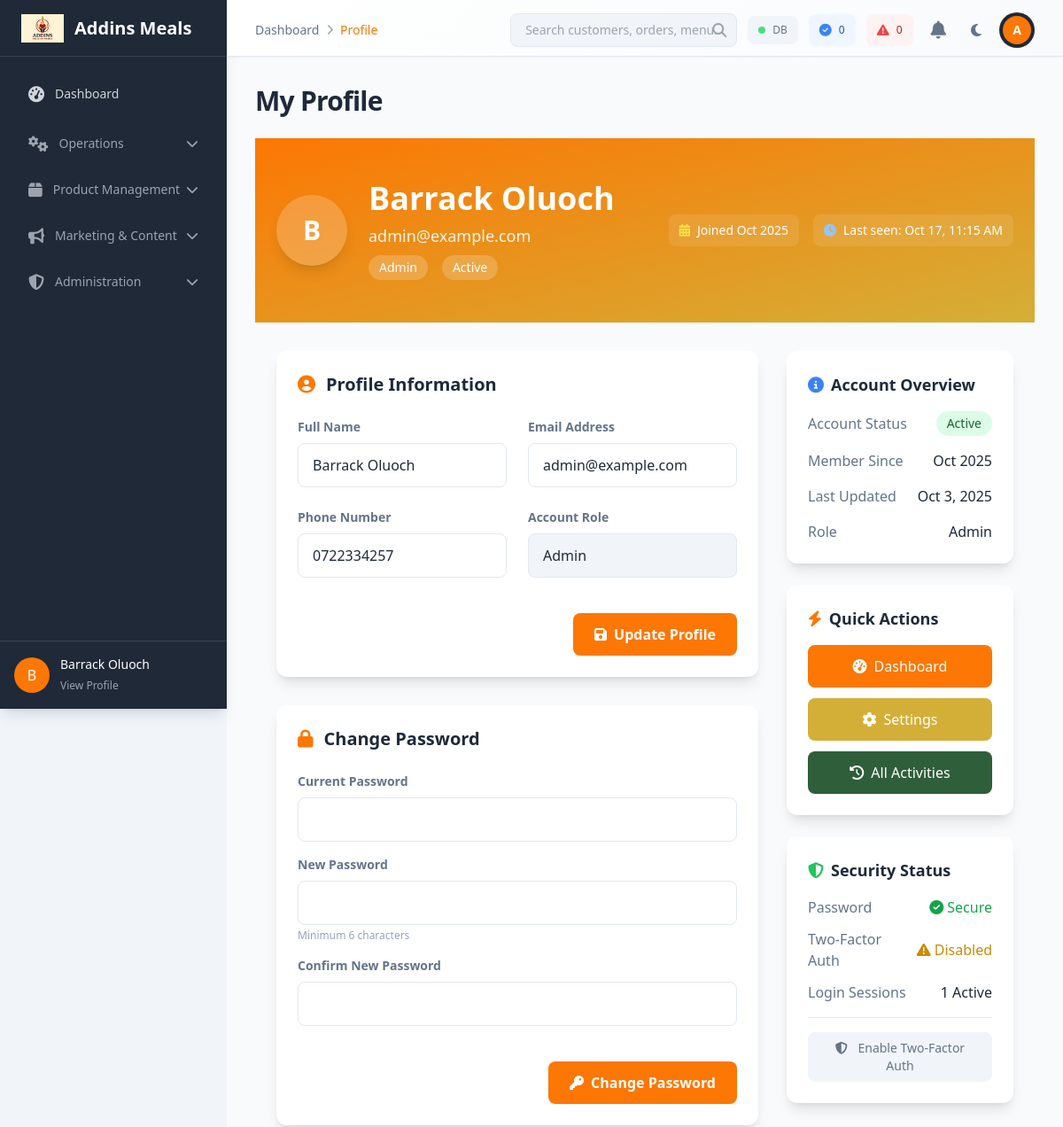
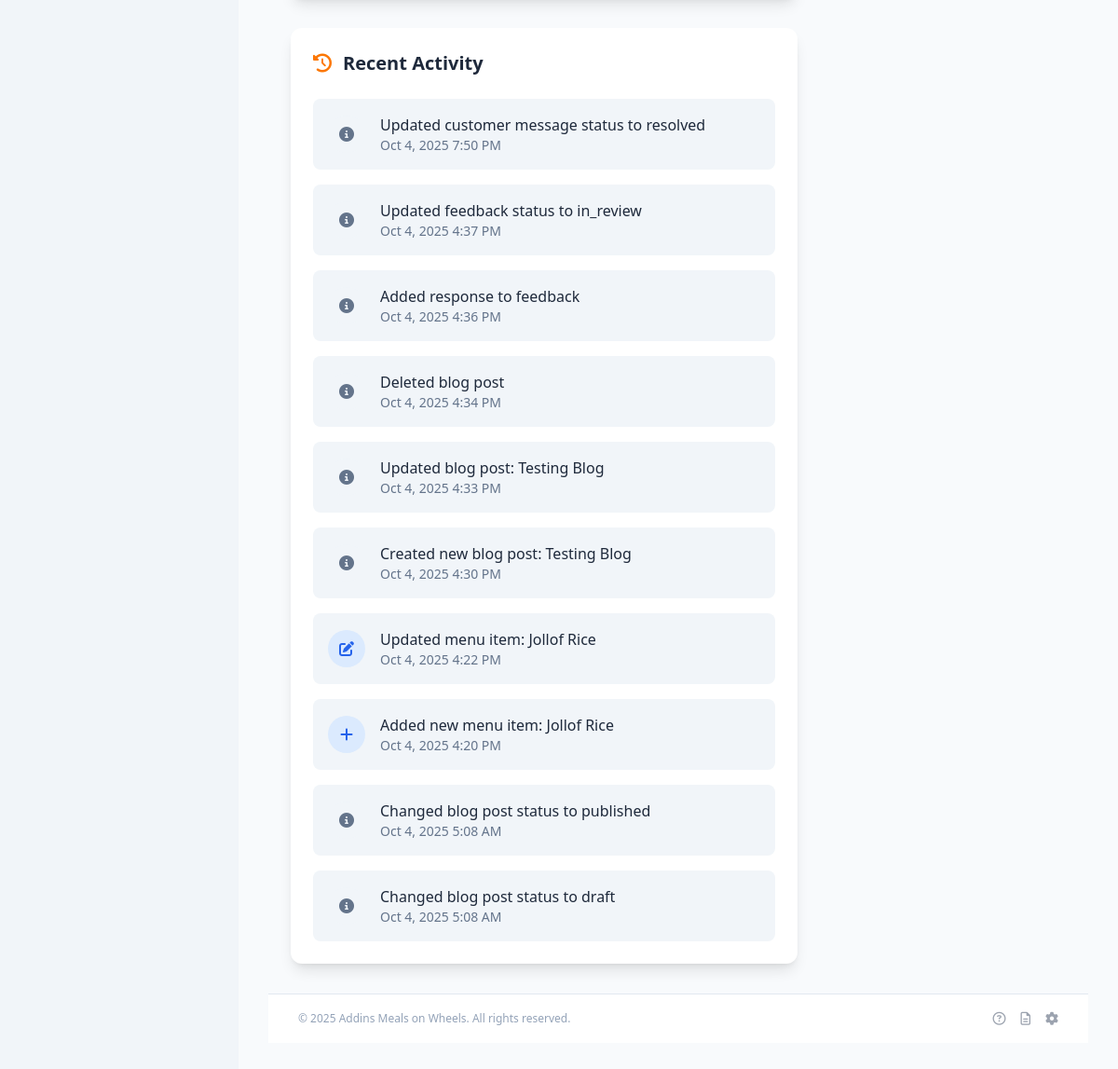
/admin/profile.php (signed in), run on an earlier commit of the app's database (2 pictures, top to bottom).
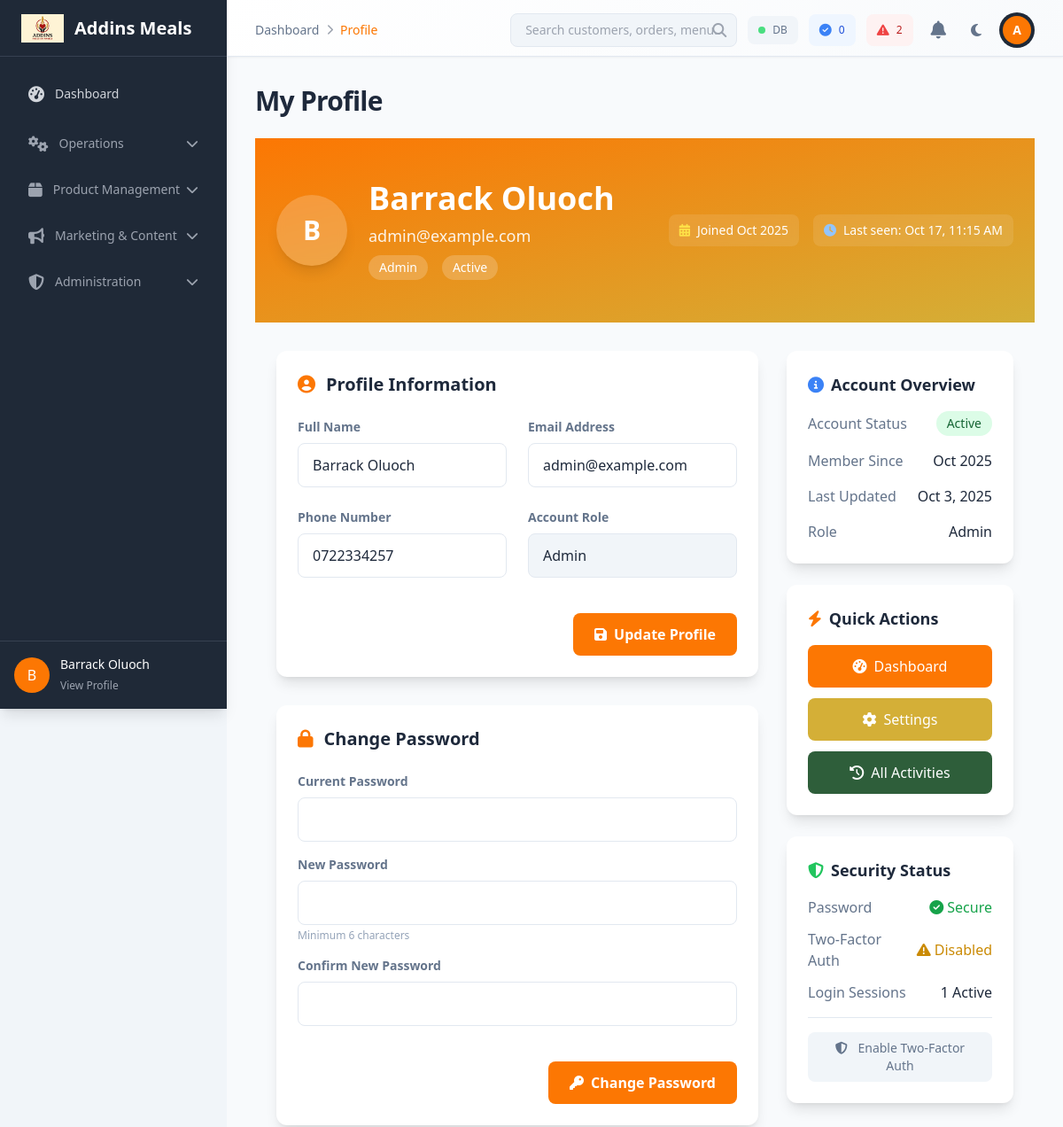
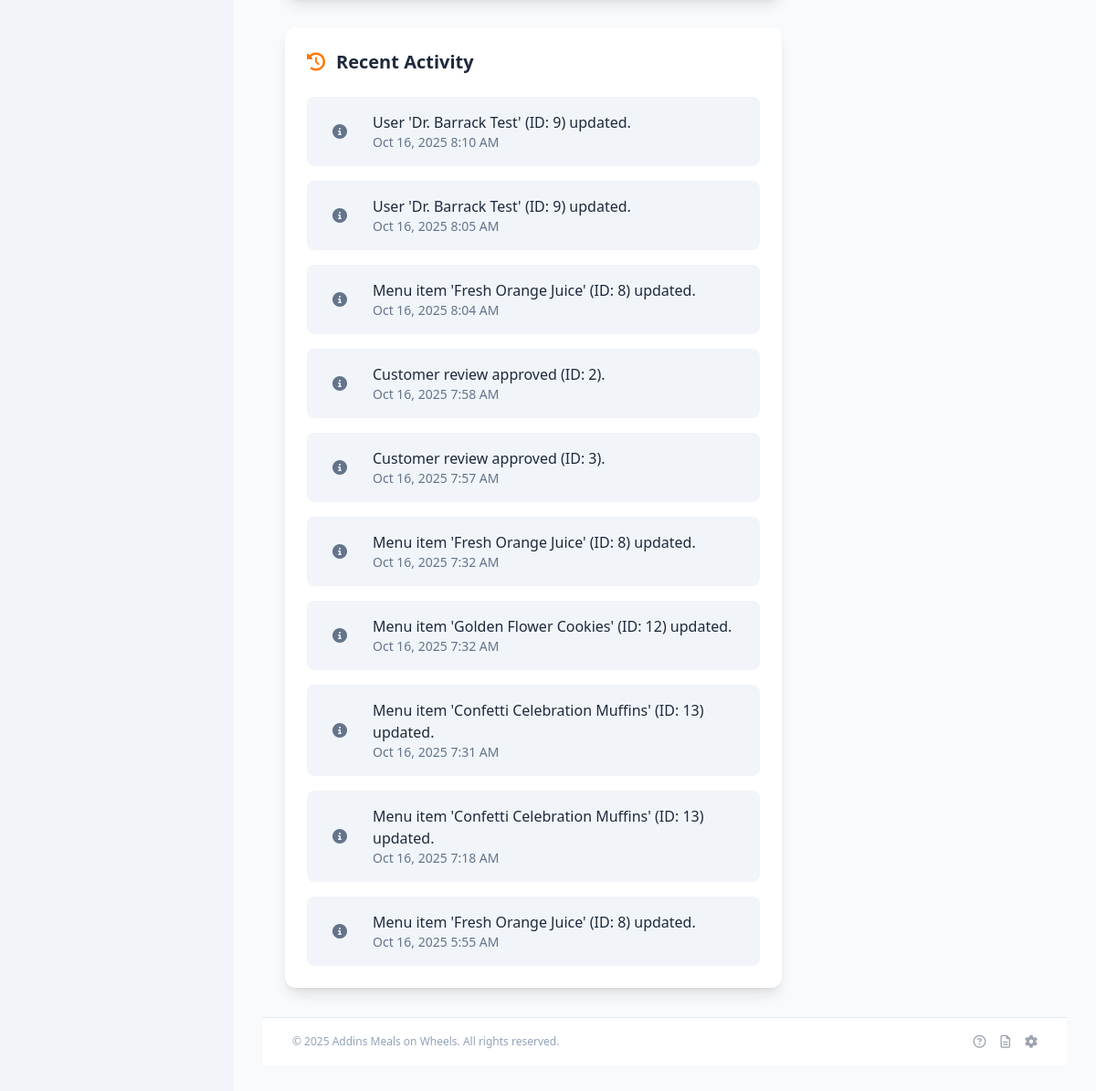
And on a later commit of the database (2 pictures, top to bottom).
### tables this page shows
CREATE TABLE `activity_logs` (
  `id` int(11) NOT NULL,
  `user_id` int(11) DEFAULT NULL,
  `activity_type` enum('order','menu','user','system','login','logout') NOT NULL,
  `activity_action` varchar(50) NOT NULL,
  `description` text DEFAULT NULL,
  `entity_type` varchar(50) DEFAULT NULL,
  `entity_id` int(11) DEFAULT NULL,
  `old_values` text DEFAULT NULL,
  `new_values` text DEFAULT NULL,
  `ip_address` varchar(45) DEFAULT NULL,
  `user_agent` text DEFAULT NULL,
  `created_at` timestamp NOT NULL DEFAULT current_timestamp()
);

### includes/ActivityLogger.php (called while the page is built, shortened)
<?php
class ActivityLogger {
    public function getActivityIcon($activity_type, $activity_action) {
        $icons = [
            'order' => [
                'created' => 'fas fa-shopping-cart',
                'updated' => 'fas fa-edit',
                'status_changed' => 'fas fa-exchange-alt',
                'cancelled' => 'fas fa-times-circle',
                'completed' => 'fas fa-check-circle'
            ],
            'menu' => [
                'created' => 'fas fa-plus',
                'updated' => 'fas fa-edit',
                'deleted' => 'fas fa-trash',
                'activated' => 'fas fa-check',
                'deactivated' => 'fas fa-pause'
            ],
            'user' => [
                'created' => 'fas fa-user-plus',
                'updated' => 'fas fa-user-edit',
                'deleted' => 'fas fa-user-minus',
                'activated' => 'fas fa-user-check',
                'deactivated' => 'fas fa-user-times',
                'login' => 'fas fa-sign-in-alt',
                'logout' => 'fas fa-sign-out-alt'
            ],
            'system' => [
                'backup' => 'fas fa-database',
                'maintenance' => 'fas fa-cog',
                'error' => 'fas fa-exclamation-triangle'
            ]
        ];
        return $icons[$activity_type][$activity_action] ?? 'fas fa-info-circle';
    }
    public function getActivityColor($activity_type) {
        $colors = [
            'order' => 'green',
            'menu' => 'blue',
            'user' => 'purple',
            'system' => 'orange',
            'login' => 'teal',
            'logout' => 'gray'
        ];
        return $colors[$activity_type] ?? 'gray';
    }
}
?>

### admin/profile.php (the view, shortened to what the changed rows need)
<?php
require_once '../includes/config.php';
require_once '../includes/ActivityLogger.php';
$activityLogger = new ActivityLogger($pdo);
try {
    $userStmt = $pdo->prepare("SELECT * FROM users WHERE id = ?");
    $userStmt->execute([$_SESSION['user_id']]);
    $user = $userStmt->fetch(PDO::FETCH_ASSOC);
} catch (PDOException $e) {
    $error = "Error fetching user data: " . $e->getMessage();
}
try {
    $userActivitiesStmt = $pdo->prepare("
        SELECT al.*, u.name as user_name
        FROM activity_logs al
        LEFT JOIN users u ON al.user_id = u.id
        WHERE al.user_id = ?
        ORDER BY al.created_at DESC
        LIMIT 10
    ");
    $userActivitiesStmt->execute([$_SESSION['user_id']]);
    $userActivities = $userActivitiesStmt->fetchAll(PDO::FETCH_ASSOC);
} catch (PDOException $e) {
    $userActivities = [];
}
$page_title = 'My Profile';
require_once 'includes/header.php';
?>
<div class="bg-gradient-to-br from-primary via-primary-dark to-secondary text-white">
    <div class="container mx-auto px-6 py-12">
        <div class="flex flex-col lg:flex-row lg:items-center lg:justify-between">
            <div class="flex items-center space-x-6">
                <div>
                    <h1 class="text-3xl md:text-4xl font-bold mb-2"><?php echo htmlspecialchars($user['name']); ?></h1>
                </div>
            </div>
        </div>
    </div>
</div>
<div class="container mx-auto px-6 py-8">
    <div class="grid grid-cols-1 lg:grid-cols-3 gap-8">
        <div class="lg:col-span-2 space-y-8">
            <div class="bg-white rounded-xl shadow-lg p-6">
                <?php if (!empty($userActivities)): ?>
                    <div class="space-y-4">
                        <?php foreach ($userActivities as $activity): ?>
                            <?php
                            $activityIcon = $activityLogger->getActivityIcon($activity['activity_type'], $activity['activity_action']);
                            $activityColor = $activityLogger->getActivityColor($activity['activity_type']);
                            ?>
                            <div class="flex items-center space-x-4 p-4 bg-gray-50 rounded-lg hover:bg-gray-100 transition-colors duration-200">
                                <div class="w-10 h-10 bg-<?php echo $activityColor; ?>-100 rounded-full flex items-center justify-center">
                                    <i class="<?php echo $activityIcon; ?> text-<?php echo $activityColor; ?>-600"></i>
                                </div>
                                <div class="flex-1">
                                    <p class="font-medium text-gray-900"><?php echo htmlspecialchars($activity['description']); ?></p>
                                    <p class="text-sm text-gray-600"><?php echo date('M j, Y g:i A', strtotime($activity['created_at'])); ?></p>
                                </div>
                            </div>
                        <?php endforeach; ?>
                    </div>
                <?php endif; ?>
            </div>
        </div>
    </div>
</div>
<?php
require_once 'includes/footer.php';
?>

### admin/includes/header.php (shortened to what the changed rows need)
<?php
global $pdo;
$page_title = $page_title ?? 'Dashboard';
if (file_exists(dirname(__DIR__) . '/functions.php')) {
    require_once dirname(__DIR__) . '/functions.php';
} elseif (file_exists(dirname(__DIR__, 2) . '/includes/functions.php')) {
      require_once dirname(__DIR__, 2) . '/includes/functions.php';
} else {
    if (!function_exists('getCount')) {
        function getCount($pdo, $table, $where_clause = '') {
            global $pdo;
            $sql = "SELECT COUNT(*) FROM $table";
            if (!empty($where_clause)) {
                $sql .= " WHERE " . $where_clause;
            }
            $stmt = $pdo->prepare($sql);
            $stmt->execute();
            return $stmt->fetchColumn();
        }
    }
}
try {
    global $pdo;
} catch (Exception $e) {
    error_log("Unread notification count error: " . $e->getMessage());
    $notificationCount = 0;
}
try {
    global $pdo;
} catch (Exception $e) {
    error_log("Recent notifications error: " . $e->getMessage());
    $recentNotifications = [];
}
$systemStatus = [
    'database' => true,
    'orders_today' => 0,
    'pending_orders' => 0,
    'server_load' => 'normal'
];
try {
    global $pdo;
    if (function_exists('getCount')) {
        $systemStatus['orders_today'] = getCount($pdo, 'orders', "status = 'completed' AND DATE(created_at) = CURDATE()");
        $systemStatus['pending_orders'] = getCount($pdo, 'orders', 'status = "pending"');
    } else {
        error_log("Warning: getCount function not found or defined in header.php context.");
    }
} catch (PDOException $e) {
    error_log("System status info error: " . $e->getMessage());
    $systemStatus['database'] = false;
}
$currentPage = basename($_SERVER['PHP_SELF'], '.php');
$breadcrumbs = [];
switch($currentPage) {
    default:
        $breadcrumbs = [
            ['name' => 'Dashboard', 'url' => 'dashboard.php', 'current' => false],
            ['name' => ucfirst(str_replace('_', ' ', $currentPage)), 'url' => $_SERVER['PHP_SELF'], 'current' => true]
        ];
}
?>
<!DOCTYPE html>
<html lang="en">
<head>
    <script src="https://cdn.tailwindcss.com"></script>
    <link href="https://cdn.jsdelivr.net/npm/sweetalert2@11/dist/sweetalert2.min.css" rel="stylesheet">
    <link rel="stylesheet" href="https://cdnjs.cloudflare.com/ajax/libs/font-awesome/6.4.0/css/all.min.css" xintegrity="sha512-iecdLmaskl7CVkqkXNQ/ZH/XLlvWZOJyj7Yy7tcenmpD1ypASozpmT/E0iPtmFIB46ZmdtAc9eNBvH0H/ZpiBw==" />
</head>
<body class="bg-gray-100" x-data="{ sidebarOpen: false }" :class="sidebarOpen ? 'noscroll' : ''">
    <div class="main-content">
        <header class="bg-dark shadow-sm header border-b border-gray-200 header-container">
            <div class="max-w-full px-4 py-3 sm:px-6 lg:px-8">
                <div class="flex flex-col lg:flex-row lg:items-center lg:justify-between space-y-4 lg:space-y-0">
                    <div class="flex items-center justify-between w-full lg:w-auto">
                        <div class="flex items-center space-x-4">
                            <nav class="hidden sm:flex items-center space-x-2 text-sm">
                                <?php foreach ($breadcrumbs as $index => $breadcrumb): ?>
                                    <?php if (!$breadcrumb['current']): ?>
                                        <a href="<?php echo $breadcrumb['url']; ?>"
                                           class="breadcrumb-item text-gray-600 hover:text-primary transition-colors duration-200">
                                            <?php echo htmlspecialchars($breadcrumb['name']); ?>
                                        </a>
                                        <?php if ($index < count($breadcrumbs) - 1): ?>
                                            <i class="fas fa-chevron-right text-gray-400 text-xs"></i>
                                        <?php endif; ?>
                                    <?php else: ?>
                                        <span class="breadcrumb-item current text-primary font-medium"><?php echo htmlspecialchars($breadcrumb['name']); ?></span>
                                    <?php endif; ?>
                                <?php endforeach; ?>
                            </nav>
                        </div>
                    </div>
                    <div class="flex items-center justify-between lg:justify-end space-x-3 w-full lg:w-auto">
                        <div class="hidden lg:flex items-center space-x-3">
                            <div class="flex items-center space-x-2 px-3 py-2 bg-red-50 dark:bg-red-900 rounded-lg">
                                <i class="fas fa-exclamation-triangle text-red-500 text-sm"></i>
                                <span class="text-xs font-medium text-red-700 dark:text-red-300" title="Orders Pending"><?php echo $systemStatus['pending_orders']; ?></span>
                            </div>
                        </div>
                    </div>
                </div>
            </div>
        </header>
        <div class="content-container">
            <div class="p-4 sm:p-6 lg:p-8">
                <h1 class="text-3xl font-bold tracking-tight text-gray-900 dark:text-white mb-6 hidden sm:block">
                    <?php echo htmlspecialchars($page_title); ?>
                </h1>

What changed in the data, as far as the page shows it:
no longer on this page (row unchanged): activity_logs: description "Updated customer message status to resolved", created_at "Oct 4, 2025 7:50 PM"
no longer on this page (row unchanged): activity_logs: description "Updated feedback status to in_review", created_at "Oct 4, 2025 4:37 PM"
no longer on this page (row unchanged): activity_logs: description "Added response to feedback", created_at "Oct 4, 2025 4:36 PM"
no longer on this page (row unchanged): activity_logs: description "Deleted blog post", created_at "Oct 4, 2025 4:34 PM"
no longer on this page (row unchanged): activity_logs: description "Updated blog post: Testing Blog", created_at "Oct 4, 2025 4:33 PM"
no longer on this page (row unchanged): activity_logs: description "Created new blog post: Testing Blog", created_at "Oct 4, 2025 4:30 PM"
no longer on this page (row unchanged): activity_logs: description "Updated menu item: Jollof Rice", created_at "Oct 4, 2025 4:22 PM", activity_type "menu" (drawn)
no longer on this page (row unchanged): activity_logs: description "Added new menu item: Jollof Rice", created_at "Oct 4, 2025 4:20 PM", activity_type "menu" (drawn)
no longer on this page (row unchanged): activity_logs: description "Changed blog post status to published", created_at "Oct 4, 2025 5:08 AM"
no longer on this page (row unchanged): activity_logs: description "Changed blog post status to draft", created_at "Oct 4, 2025 5:08 AM"
added activity_logs: description "User 'Dr. Barrack Test' (ID: 9) updated.", created_at "Oct 16, 2025 8:10 AM"
added activity_logs: description "User 'Dr. Barrack Test' (ID: 9) updated.", created_at "Oct 16, 2025 8:05 AM"
added activity_logs: description "Menu item 'Fresh Orange Juice' (ID: 8) updated.", created_at "Oct 16, 2025 8:04 AM"
added activity_logs: description "Customer review approved (ID: 2).", created_at "Oct 16, 2025 7:58 AM"
added activity_logs: description "Customer review approved (ID: 3).", created_at "Oct 16, 2025 7:57 AM"
added activity_logs: description "Menu item 'Fresh Orange Juice' (ID: 8) updated.", created_at "Oct 16, 2025 7:32 AM"
added activity_logs: description "Menu item 'Golden Flower Cookies' (ID: 12) updated.", created_at "Oct 16, 2025 7:32 AM"
added activity_logs: description "Menu item 'Confetti Celebration Muffins' (ID: 13) updated.", created_at "Oct 16, 2025 7:31 AM"
added activity_logs: description "Menu item 'Confetti Celebration Muffins' (ID: 13) updated.", created_at "Oct 16, 2025 7:18 AM"
added activity_logs: description "Menu item 'Fresh Orange Juice' (ID: 8) updated.", created_at "Oct 16, 2025 5:55 AM"
Also different on the page:
$systemStatus['pending_orders']: "0" → "2"
